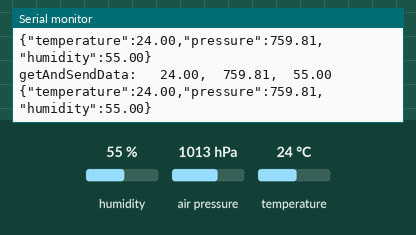
Simulated run of this sketch. Board: ESP8266 (NodeMCU). On the bench: the last lines printed to the serial monitor. Inputs (shaded band) come from the test bench; at power-on: humidity 55 %, air pressure 1013 hPa, temperature 24 °C. WiFi joins after 1.5 s; servers stay silent unless stated; no MQTT or app messages arrive unless stated.

Above: at 2.7 s.
2.8 s: humidity set to 22 %
At 4.1 s:
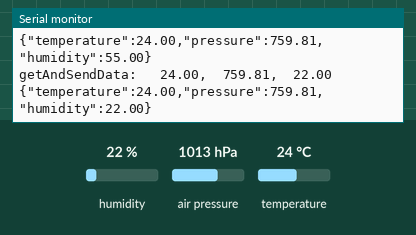
4.3 s: air pressure set to 952 hPa
At 5.4 s:
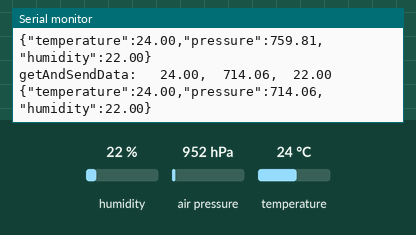
5.8 s: temperature set to 12 °C
At 7.4 s:
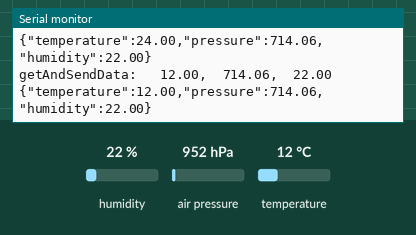

Measured:
- after the input at 2.8 s, the serial monitor: prints a new line after 0.78 s (image 1)
- after the input at 4.3 s, the serial monitor: prints a new line after 0.28 s (image 2)
- after the input at 5.8 s, the serial monitor: prints a new line after 0.80 s (image 3)

The sketch:

upload_BME280_data_to_ThingsBoard_with_ESP8266.ino
```cpp
#include <Wire.h>
#include <SPI.h>
#include <Adafruit_Sensor.h>
#include <Adafruit_BME280.h>
#include <PubSubClient.h>
#include <ESP8266WiFi.h>

#define WIFI_AP ""
#define WIFI_PASSWORD ""

#define TOKEN ""

char thingsboardServer[] = "";

WiFiClient wifiClient;

Adafruit_BME280 bme;

PubSubClient client(wifiClient);

int status = WL_IDLE_STATUS;
unsigned long lastSend;

void setup()
{
  Serial.begin(115200);
  bme.begin();
  delay(10);
  InitWiFi();
  client.setServer( thingsboardServer, 1883 );
  lastSend = 0;
}

void loop()
{
  if ( !client.connected() ) {
    reconnect();
  }

  if ( millis() - lastSend > 1000 ) { // Update and send only after 1 seconds
    getAndSendData();
    lastSend = millis();
  }

  client.loop();
}

void getAndSendData()
{
  Serial.print("getAndSendData:   ");

  float h = bme.readHumidity();
  float t = bme.readTemperature();
  float p = bme.readPressure()*0.007500617;

  String temperature = String(t);
  String humidity = String(h);
  String pressure = String(p);

  // Just debug messages
  Serial.print( temperature ); Serial.print( ",  " );
  Serial.print( pressure ); Serial.print( ",  " );
  Serial.println( humidity );


  // Prepare a JSON payload string
  String payload = "{";
  payload += "\"temperature\":"; payload += temperature; payload += ",";
  payload += "\"pressure\":"; payload += pressure; payload += ",";
  payload += "\"humidity\":"; payload += humidity;
  payload += "}";

  char attributes[100];
  payload.toCharArray( attributes, 100 );
  client.publish( "v1/devices/me/telemetry", attributes );
  Serial.println( attributes );
}

void InitWiFi()
{
  Serial.println("Connecting to AP ...");
  // attempt to connect to WiFi network

  WiFi.begin(WIFI_AP, WIFI_PASSWORD);
  while (WiFi.status() != WL_CONNECTED) {
    delay(500);
    Serial.print(".");
  }
  Serial.println("Connected to AP");
}


void reconnect() {
  // Loop until we're reconnected
  while (!client.connected()) {
    status = WiFi.status();
    if ( status != WL_CONNECTED) {
      WiFi.begin(WIFI_AP, WIFI_PASSWORD);
      while (WiFi.status() != WL_CONNECTED) {
        delay(500);
        Serial.print(".");
      }
      Serial.println("Connected to AP");
    }
    Serial.print("Connecting to ThingsBoard node ...");
    // Attempt to connect (clientId, username, password)
    if ( client.connect("ESP8266 Device", TOKEN, NULL) ) {
      Serial.println( "[DONE]" );
    } else {
      Serial.print( "[FAILED] [ rc = " );
      Serial.print( client.state() );
      Serial.println( " : retrying in 5 seconds]" );
      // Wait 5 seconds before retrying
      delay( 5000 );
    }
  }
}
```
